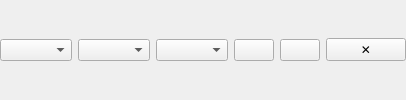
<?xml version="1.0" encoding="UTF-8"?>
<ui version="4.0">
 <class>ActionRow</class>
 <widget class="QWidget" name="ActionRow">
  <layout class="QHBoxLayout" name="layout">
   <property name="leftMargin">
    <number>0</number>
   </property>
   <property name="topMargin">
    <number>0</number>
   </property>
   <property name="rightMargin">
    <number>0</number>
   </property>
   <property name="bottomMargin">
    <number>0</number>
   </property>
   <item>
    <widget class="QComboBox" name="kind" />
   </item>
   <item>
    <widget class="QComboBox" name="folder" />
   </item>
   <item>
    <widget class="QComboBox" name="tag" />
   </item>
   <item>
    <widget class="QPushButton" name="moveUp">
     <property name="toolTip">
      <string>Move up</string>
     </property>
    </widget>
   </item>
   <item>
    <widget class="QPushButton" name="moveDown">
     <property name="toolTip">
      <string>Move down</string>
     </property>
    </widget>
   </item>
   <item>
    <widget class="QPushButton" name="remove">
     <property name="text">
      <string>✕</string>
     </property>
    </widget>
   </item>
  </layout>
 </widget>
 <resources />
 <connections />
</ui>
